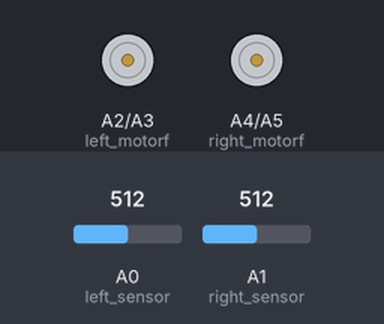
Bench run of a sketch on a simulated Arduino Uno, built with avr-gcc and run on an emulated ATmega328P. On the bench: motor-driver pin pairs drawn as motors (green arrow = first pin HIGH = forward, orange = second pin HIGH = backward, longer = more drive). The inputs (shaded band) are chosen by the test bench; at power-on: A0 (left_sensor) = 512, A1 (right_sensor) = 512.

Above: at 1.2 s.
1.3 s: A0 (left_sensor) set to 483
At 2.3 s:
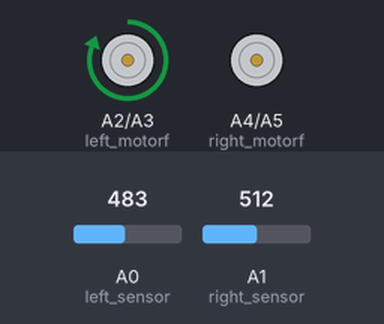
2.8 s: A1 (right_sensor) set to 482
At 3.5 s:
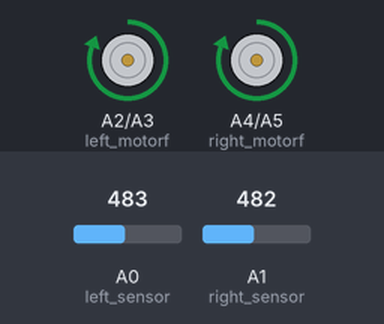
4.3 s: A0 (left_sensor) set to 510
At 4.6 s:
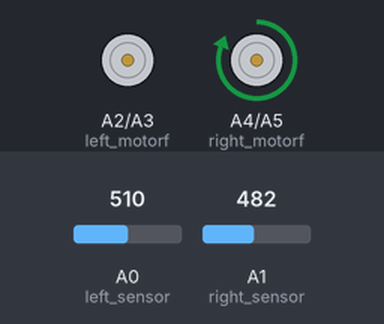
5.8 s: A0 (left_sensor) set to 490
At 7.0 s:
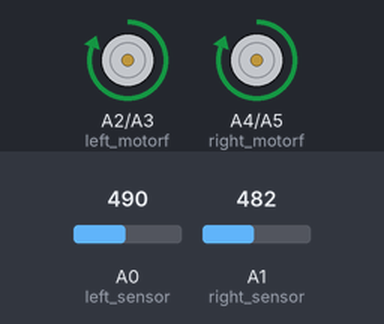
7.3 s: A0 (left_sensor) set to 511
At 8.1 s:
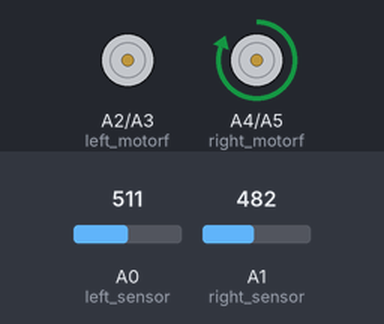
Timing chart, 0 to 9.8 s (numbered marks = the images above; inputs shaded):
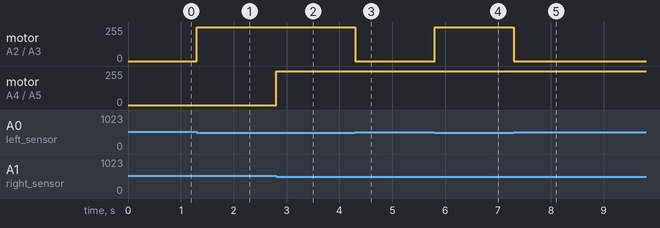

Measured:
- the behaviour switches between 500 and 499 on A0 (left_sensor) (found by bisection; images 0 and 1)
- the behaviour switches between 500 and 499 on A1 (right_sensor) (found by bisection; images 1 and 2)
- after the input at 1.3 s, motor on A2 (left_motorf) / A3 (left_motorb): stopped → forward 255/255 at once
- after the input at 2.8 s, motor on A4 (right_motorf) / A5 (right_motorb): stopped → forward 255/255 at once
- after the input at 4.3 s, motor on A2 (left_motorf) / A3 (left_motorb): forward 255/255 → stopped at once
- after the input at 5.8 s, motor on A2 (left_motorf) / A3 (left_motorb): stopped → forward 255/255 at once
- after the input at 7.3 s, motor on A2 (left_motorf) / A3 (left_motorb): forward 255/255 → stopped at once

The sketch:

Line_Following_Robot_analog_.ino
```cpp
int left_sensor = A0;
int right_sensor = A1;
int left_motorf = A2;
int left_motorb = A3;
int right_motorf = A4;
int right_motorb = A5;


void setup() {
  pinMode(left_sensor, INPUT);
  pinMode(right_sensor, INPUT);
  pinMode(left_motorf, OUTPUT);
  pinMode(left_motorb, OUTPUT);
  pinMode(right_motorf, OUTPUT);
  pinMode(right_motorb, OUTPUT);
}

void loop()
{
if(analogRead(left_sensor)<500 && analogRead(right_sensor)<500)
{
  analogWrite(left_motorf, 150);
  analogWrite(right_motorf, 150);
}
else if(analogRead(left_sensor)>=500 && analogRead(right_sensor)<500)
{
  analogWrite(left_motorf, 0);
  analogWrite(right_motorf, 150);
}
else if(analogRead(left_sensor)<500 && analogRead(right_sensor)>=500)
{
   analogWrite(left_motorf, 150);
  analogWrite(right_motorf, 0);
}
else if(analogRead(left_sensor)<=500 && analogRead(right_sensor)<=500)
{
  analogWrite(left_motorf, 0);
  analogWrite(right_motorf, 0);
}

}
```
